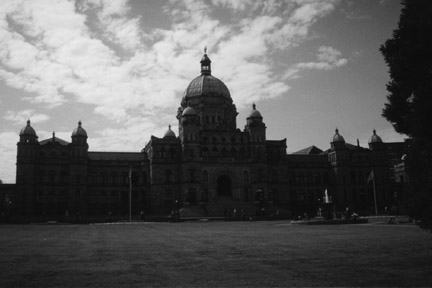
%> input picture Ex4_(6-8.11)/house.png, 432 x 288 px, given in place of corel.png, which was not available
$ octave matchingexample.m   (GNU Octave 9; MATLAB toolbox functions it lacks are replaced by stand-ins)
%> lines starting %> are read from the running program, lines starting %| are printed output that depends on the picture; pictures that were not available may be replaced by others from this repository, and a replacement may not be noted
im=imread('corel.png');
%> im is the input picture: size 288x432 uint8; min 4, max 235, mean 92.9
Aimage=im;

[rows columns] = size(im);
%> rows = 288; columns = 432
rowsA=rows, columnsA=columns;
%> after `rowsA=rows`: rowsA = 288
%> after `columnsA=columns`: columnsA = 432
num_pixels=rows*columns;
%> num_pixels = 124416
imageresult=uint8(zeros(rows,columns));
sum=0;L=255;
int_val=L+1;
n_small = zeros(int_val,1); pdf = zeros(int_val,1); cdf = zeros(int_val,1);
cum_n_small = zeros(int_val,1);
r = zeros(int_val,1);

% First three columns of Histogram Equalization.
% Page 3.41 from the lecture presentation
for i=1:rows;
    for j=1:columns;
        pixel_value=im(i,j);
        % 0..255

        n_small(pixel_value+1)=n_small(pixel_value+1)+1;
        %           1..256
        %number of a given intensity colour 1..256

        pdf(pixel_value+1)=n_small(pixel_value+1)/num_pixels;
    end;
end;
%> after the loop, n_small = 256 values, max 3391 at index 17, min 0 at index 1, mean 486; pdf = 256 values, max 0.0273 at index 17, min 0 at index 1, mean 0.00391

% Cumulative distribution function
% Output values of intensity values based on CDF
for i=1:int_val;
    sum=sum+n_small(i);
    % sum of number of intensity values

    cum_n_small(i)=sum;
    cdf(i)=cum_n_small(i)/num_pixels;
    % cdf for n_small

    Y(i)=round(cdf(i)*L);
    % values of pixels in the output
    % 1..256
    end;
%> this loop made 256 passes
%> sum on passes 1 to 3: 0, 0, 0
%> after the loop, Y = 256 values from 0 to 255; cdf = 256 values from 0 to 1; cum_n_small = 256 values from 0 to 124416; sum = 124416
    CDF_A=cdf;
%> CDF_A = 256 values from 0 to 1
    Y_A=Y;
%> Y_A = 256 values from 0 to 255

% Applying CDF against PDF
for i=1:rows;
    for j=1:columns;
          %  PDF         =     CDF
        % the end result      (1..256)
        imageresult(i,j) = Y (im(i,j)+1);
    end;
end;
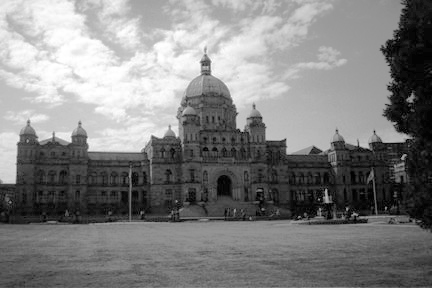
%> imageresult: size 288x432 uint8; min 0, max 255, mean 128.6

figure;
subplot(421), imshow(uint8(im)), title('Original Image A');
subplot(422), imhist(uint8(im), gray(256)), title('Histogram from image A');

 im=imread('spine.jpg');
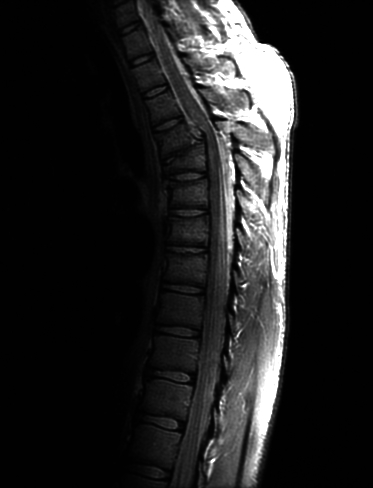
%> input picture Ex4_(6-8.11)/spine.jpg, 373 x 488 px
%> im is the input picture: size 488x373 uint8; min 0, max 255, mean 32.6
Bimage=im;
[rows columns] = size(im);
%> rows = 488; columns = 373
num_pixels=rows*columns;
%> num_pixels = 182024
imageresult=uint8(zeros(rows,columns));
sum=0;L=255;
int_val=L+1;
n_small = zeros(int_val,1); pdf = zeros(int_val,1); cdf = zeros(int_val,1);
cum_n_small = zeros(int_val,1);
r = zeros(int_val,1);

% First three columns of Histogram Equalization.
% Page 3.41 from the lecture presentation
for i=1:rows;
    for j=1:columns;
        pixel_value=im(i,j);
        % 0..255

        n_small(pixel_value+1)=n_small(pixel_value+1)+1;
        %           1..256
        %number of a given intensity colour 1..256

        pdf(pixel_value+1)=n_small(pixel_value+1)/num_pixels;
    end;
end;
%> after the loop, n_small = 256 values, max 102029 at index 2, min 0 at index 256, mean 711; pdf = 256 values, max 0.561 at index 2, min 0 at index 256, mean 0.00391

% Cumulative distribution function
% Output values of intensity values based on CDF
for i=1:int_val;
    sum=sum+n_small(i);
    % sum of number of intensity values

    cum_n_small(i)=sum;
    cdf(i)=cum_n_small(i)/num_pixels;
    % cdf for n_small

    Y(i)=round(cdf(i)*L);
    % values of pixels in the output
    % 1..256
    end;
%> this loop made 256 passes
%> sum on passes 1 to 3: 2230, 104259, 107693
%> after the loop, Y = 256 values from 3 to 255; cdf = 256 values from 0.0123 to 1; cum_n_small = 256 values from 2230 to 182024; sum = 182024
    CDF_B=cdf;
%> CDF_B = 256 values from 0.0123 to 1
    Y_B=Y;
%> Y_B = 256 values from 3 to 255

% Applying CDF against PDF
for i=1:rows;
    for j=1:columns;
          %  PDF         =     CDF
        % the end result      (1..256)
        imageresult(i,j) = Y (im(i,j)+1);
    end;
end;
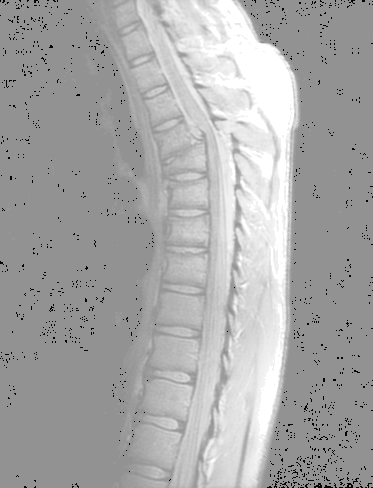
%> imageresult: size 488x373 uint8; min 3, max 255, mean 168


subplot(423), imshow(uint8(im)), title('Original Image B');
subplot(424), imhist(uint8(im), gray(256)), title('Histogram from image B');

% TASK 3. Histogram Matching TASK 3. Histogram Matching TASK 3

for k = 1 : int_val
    [min_value,index] = min(abs(CDF_A(k) - CDF_B));
    % index of CDF_B with minimal distance

    % obtaining overall mapping
    mapping(k) = index-1;
end
%> this loop made 256 passes
%> (min_value, index) on passes 1 to 3: (0.0123, 1), (0.0123, 1), (0.0123, 1)
%> after the loop, mapping = 256 values from 0 to 254
% converting image pixels to a mapping values
resulting_imageA = mapping(Aimage+1);
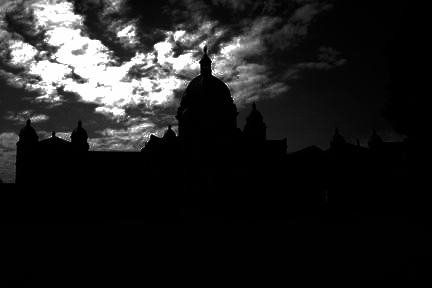
%> resulting_imageA: size 288x432 double; min 0, max 254, mean 32.7

for k = 1 : int_val
    [min_value,index] = min(abs(CDF_B(k) - CDF_A));
    % index of
    mapping(k) = index-1;
end
%> this loop made 256 passes
%> (min_value, index) on passes 1 to 3: (9.84e-05, 14), (0.000599, 75), (0.000391, 93)
%> after the loop, mapping = 256 values from 13 to 235
% converting image pixels to a mapping values
resulting_imageB = mapping(Bimage+1);
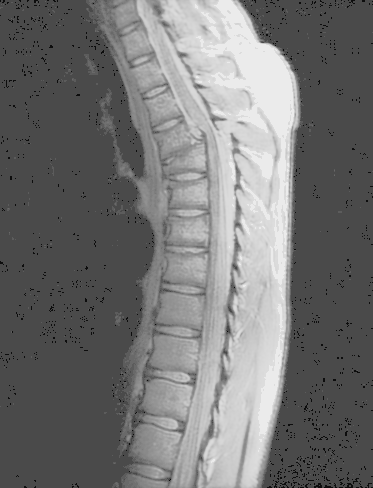
%> resulting_imageB: size 488x373 double; min 13, max 235, mean 116.5


subplot(425), imshow(uint8(resulting_imageA)), title('Histogram Matching Image A (to B)');
subplot(426), imhist(uint8(resulting_imageA), gray(256)), title('Histogram of Histogram Matching Image A (to B)');
subplot(427), imshow(uint8(resulting_imageB)), title('Histogram Matching Image B (to A)');
subplot(428), imhist(uint8(resulting_imageB), gray(256)), title('Histogram of Histogram Matching Image B (to A)');
%> after `title('Histogram of Histogram Matching Image B (to A)')`:
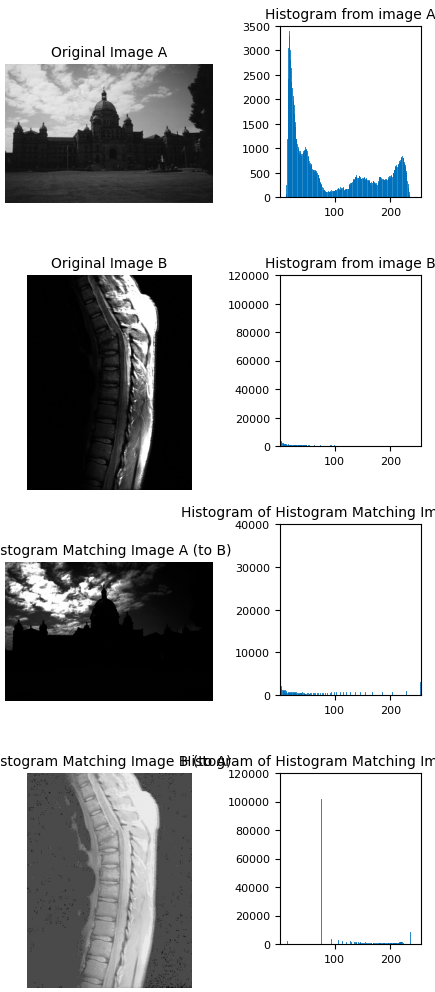
%> figure redrawn from the program's plot data, 8 panels
